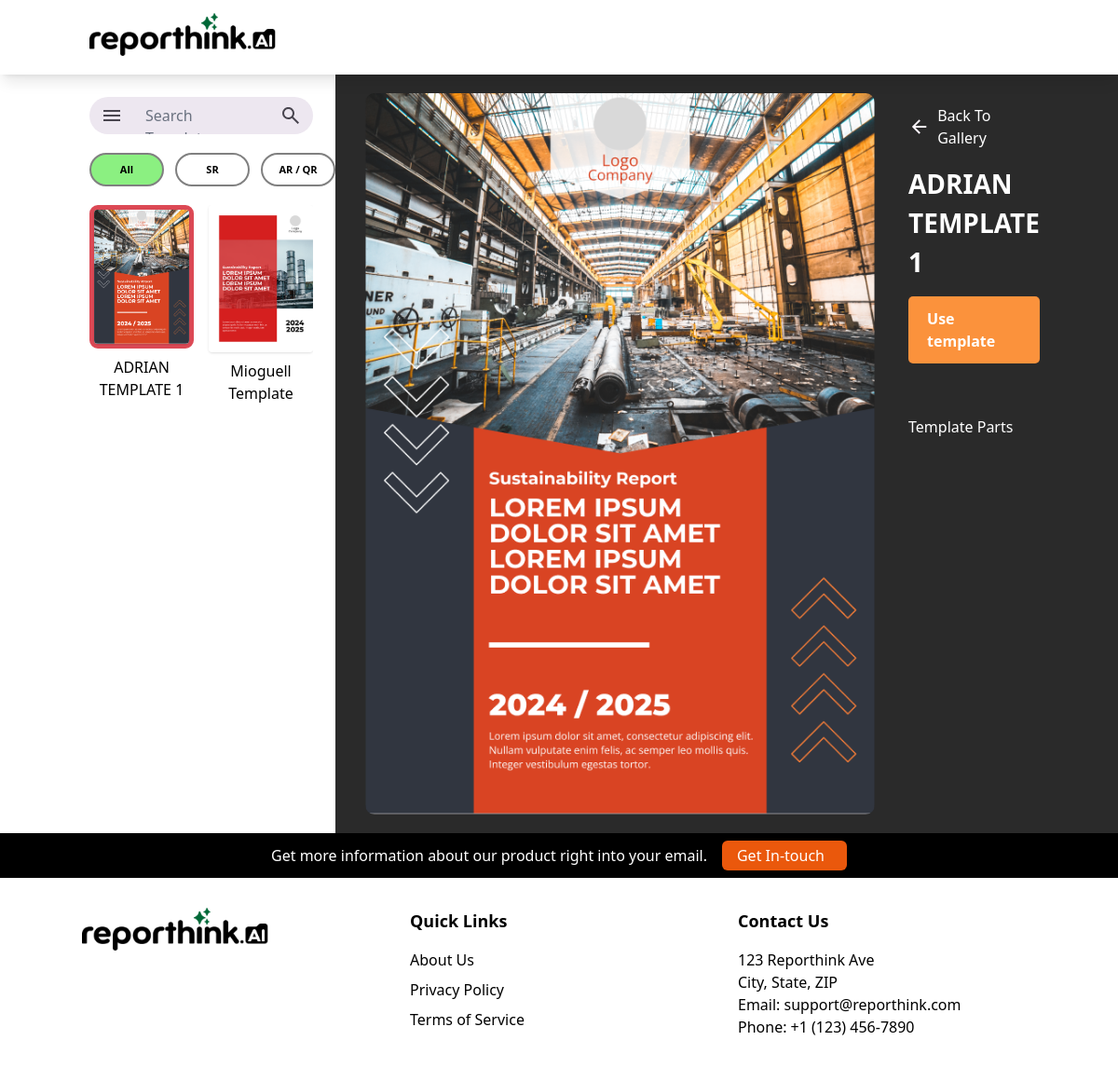
Before: /choose-template/ with the older database file.
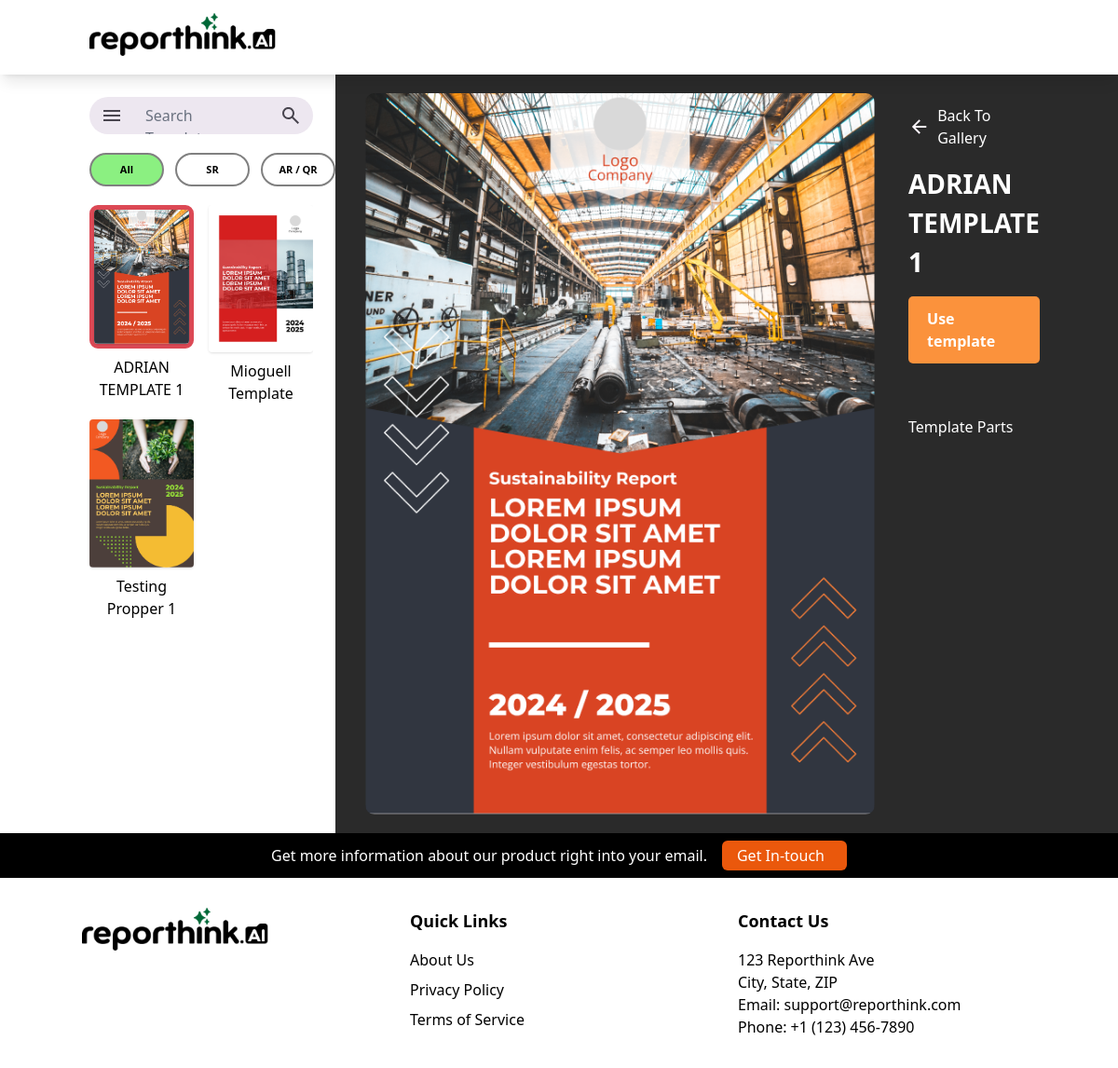
After: the same page with the newer database file.
### Template_Editor_App/models.py (models this page shows, shortened)
class Template(models.Model):
    name = models.CharField(max_length=255)
    cover_part = models.ForeignKey(
        'TemplatePart',
        on_delete=models.SET_NULL,
        null=True,
        blank=True,
        related_name='used_as_cover_for'
    )

class TemplatePart(models.Model):
    template = models.ForeignKey(Template, on_delete=models.CASCADE, related_name='parts')
    name = models.CharField(max_length=255, blank=True)
    html_file = models.FileField(upload_to='templates_parts/html/')
    thumbnail = models.ImageField(upload_to='templates_parts/thumbnails/')

### Template_Editor_App/views.py (the view)
# urls.py: path('choose-template/', views.choose_template, name='choose_template'),
def choose_template(request):
    templates = Template.objects.all()
    selected_id = request.GET.get('selected_id')
    selected_template = None
    if selected_id:
        selected_template = Template.objects.filter(id=selected_id).first()
    return render(request, 'choose-template.html', {
        'templates': templates,
        'selected_id': selected_id,
        'template': selected_template  # <== add this
    })

### Template_Editor_App/templates/choose-template.html (shortened to what the changed rows need)
{% extends 'base.html' %} {% block content %}
<body>
  <div class="bg-top bg-no-repeat bg-cover min-h-[50vh]">
    <div class="flex md:flex-row flex-col">
      <div class="flex flex-col px-6 my-6 md:pl-24 md:pr-6 w-[100%] md:w-[30%]">
        <div class="grid grid-cols-2 gap-4 mt-5 overflow-auto">
          {% for template in templates %}
          <div class="flex flex-col w-full md:max-w-[341px] aspect-[341/529]
          transition-transform duration-200 ease-in-out
          hover:scale-[98%]">
            <button
            class="selection-btn"
            data-name="{{ template.name }}"
            data-id="{{ template.id }}"
            data-thumbnail="{{ template.cover_part.thumbnail.url }}"
          >
              <div class="font-bold w-full h-full">
                <img
                  src="{{ template.cover_part.thumbnail.url }}"
                  alt="Thumbnail for {{ template.name }}"
                  class="w-full h-auto rounded shadow "
                />
              </div>
            </button>
            <div
              class="flex w-full items-center mt-2 text-[16px] text-black text-center justify-center"
            >
              {{ template.name }}
            </div>
          </div>
          {% endfor %}
        </div>
      </div>
    </div>
  </div>
</body>
{% endblock %}

Changed rows visible on the page:
added Template: cover_part.thumbnail (picture), name "Testing Propper 1"
